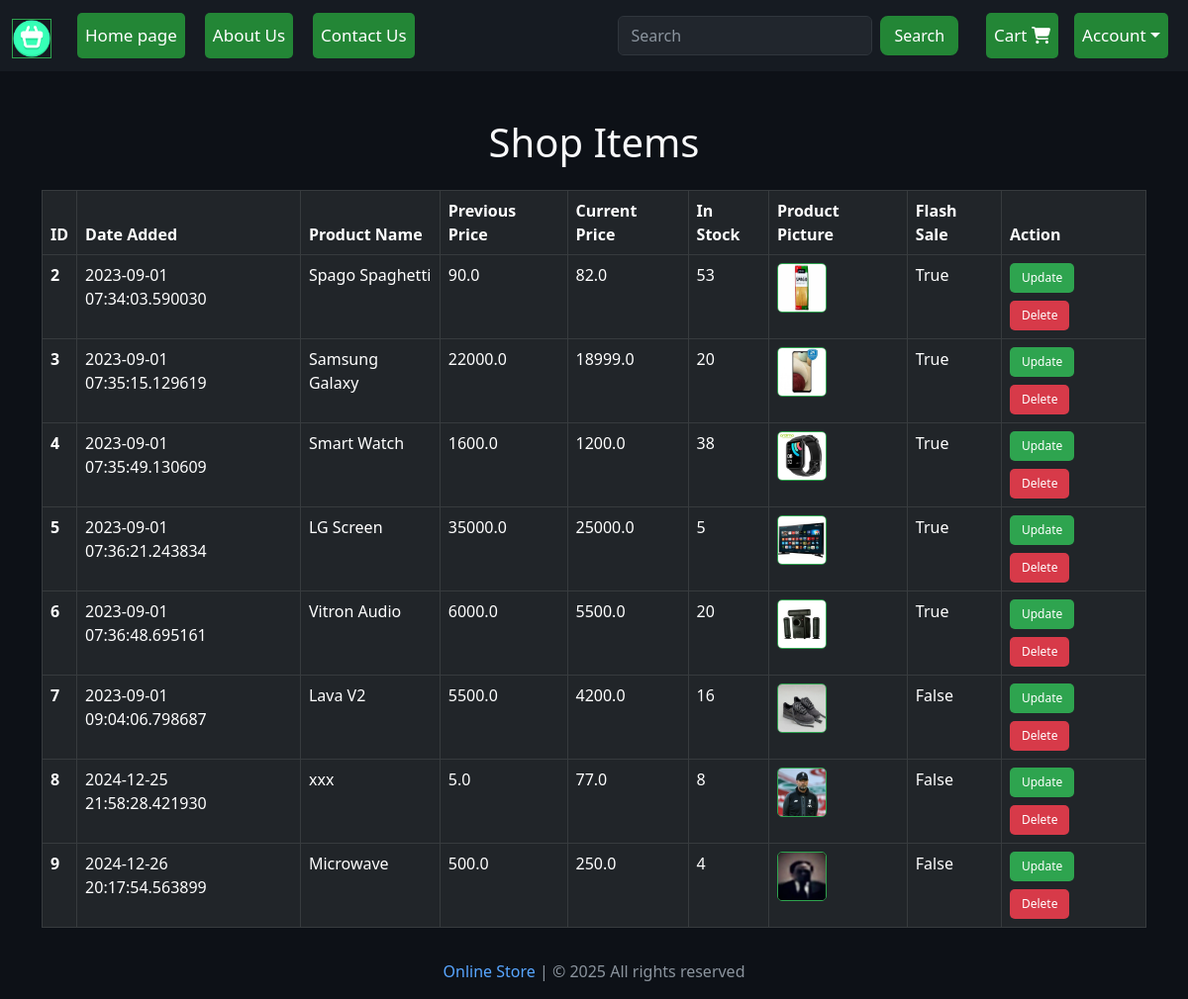
Page /shop-items (signed in) on the earlier database version.
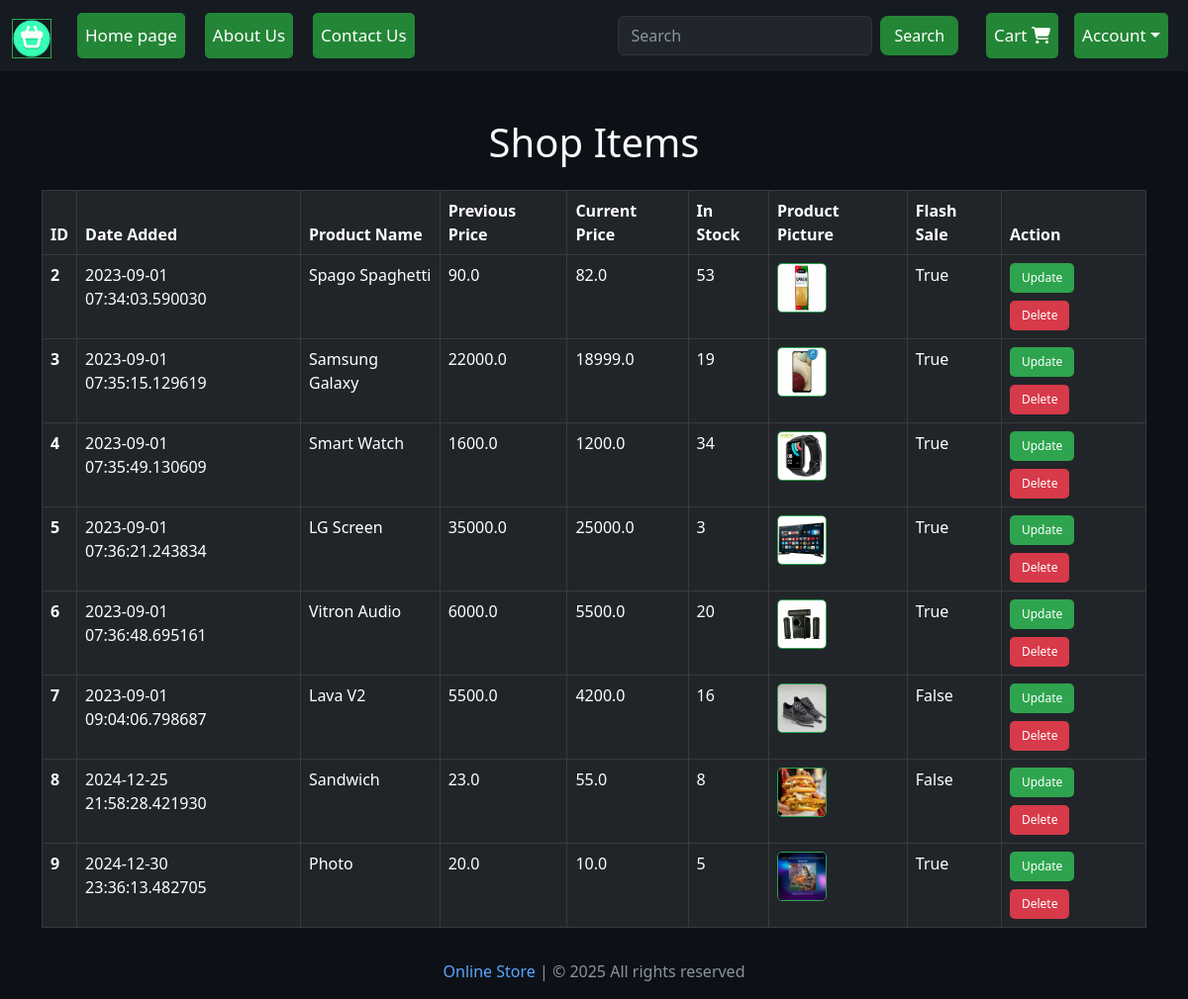
Same page on the later database version.
### website/models.py (models this page shows, shortened)
class Product(db.Model):
    id = db.Column(db.Integer, primary_key=True)
    product_name = db.Column(db.String(100), nullable=False)
    current_price = db.Column(db.Float, nullable=False)
    previous_price = db.Column(db.Float, nullable=False)
    in_stock = db.Column(db.Integer, nullable=False)
    product_picture = db.Column(db.String(1000), nullable=False)
    flash_sale = db.Column(db.Boolean, default=False)
    date_added = db.Column(db.DateTime, default=datetime.utcnow)
    carts = db.relationship('Cart', backref=db.backref('product', lazy=True))
    orders = db.relationship('Order', backref=db.backref('product', lazy=True))

### website/admin.py (the view)
@admin.route('/shop-items', methods=['GET', 'POST'])
@login_required
def shop_items():
    if current_user.id == 1:
        items = Product.query.order_by(Product.date_added).all()
        return render_template('shop_items.html', items=items)
    return render_template('404.html')

### website/__init__.py (called while the page is built)
def create_app():
    app = Flask(__name__)
    app.config['SECRET_KEY'] = 'hbnwdvbn ajnbsjn ahe'
    app.config['SQLALCHEMY_DATABASE_URI'] = f'sqlite:///{DB_NAME}'
    db.init_app(app)
    @app.errorhandler(404)
    def page_not_found(error):
        return render_template('404.html')
    login_manager = LoginManager()
    login_manager.init_app(app)
    login_manager.login_view = 'auth.login'
    @login_manager.user_loader
    def load_user(id):
        return Customer.query.get(int(id))
    from .views import views
    from .auth import auth
    from .admin import admin
    from .models import Customer, Cart, Product, Order
    app.register_blueprint(views, url_prefix='/') # localhost:5000/about-us
    app.register_blueprint(auth, url_prefix='/') # localhost:5000/auth/change-password
    app.register_blueprint(admin, url_prefix='/')
    return app

### website/templates/shop_items.html (shortened to what this page needs)
{% extends 'base.html' %}
{% block body %}
<div class="container mt-5">
    <h1 class="text-center text-light mb-4">Shop Items</h1>
    {% if items | length < 1 %}
        <h3 class="text-center text-light">No Shop Items</h3>
    {% else %}
        <table class="table table-dark table-hover table-bordered">
            <thead class="thead-light">
                <tr>
                    <th scope="col">ID</th>
                    <th scope="col">Date Added</th>
                    <th scope="col">Product Name</th>
                    <th scope="col">Previous Price</th>
                    <th scope="col">Current Price</th>
                    <th scope="col">In Stock</th>
                    <th scope="col">Product Picture</th>
                    <th scope="col">Flash Sale</th>
                    <th scope="col">Action</th>
                </tr>
            </thead>
            <tbody>
                {% for item in items %}
                <tr>
                    <th scope="row">{{ item.id }}</th>
                    <td>{{ item.date_added }}</td>
                    <td>{{ item.product_name }}</td>
                    <td>{{ item.previous_price }}</td>
                    <td>{{ item.current_price }}</td>
                    <td>{{ item.in_stock }}</td>
                    <td>
                        <img src="{{ item.product_picture }}" alt="Product Image"
                             style="height: 50px; width: 50px; border-radius: 5px; object-fit: cover;">
                    </td>
                    <td>{{ item.flash_sale }}</td>
                    <td>
                        <a href="/update-item/{{ item.id }}" class="btn btn-custom btn-sm">Update</a>
                        <a href="/delete-item/{{ item.id }}" class="btn btn-danger btn-sm mt-2">Delete</a>
                    </td>
                </tr>
                {% endfor %}
            </tbody>
        </table>
    {% endif %}
</div>
{% endblock %}

Differences in the rows shown:
changed Product "Samsung Galaxy": in_stock "20" → "19"
changed Product "Smart Watch": in_stock "38" → "34"
changed Product "LG Screen": in_stock "5" → "3"
changed Product id 8: product_name "xxx" → "Sandwich"; previous_price "5.0" → "23.0"; current_price "77.0" → "55.0"; product_picture: a different picture
changed Product id 9: date_added "2024-12-26 20:17:54.563899" → "2024-12-30 23:36:13.482705"; product_name "Microwave" → "Photo"; previous_price "500.0" → "20.0"; current_price "250.0" → "10.0"; in_stock "4" → "5"; product_picture: a different picture; flash_sale "False" → "True"
